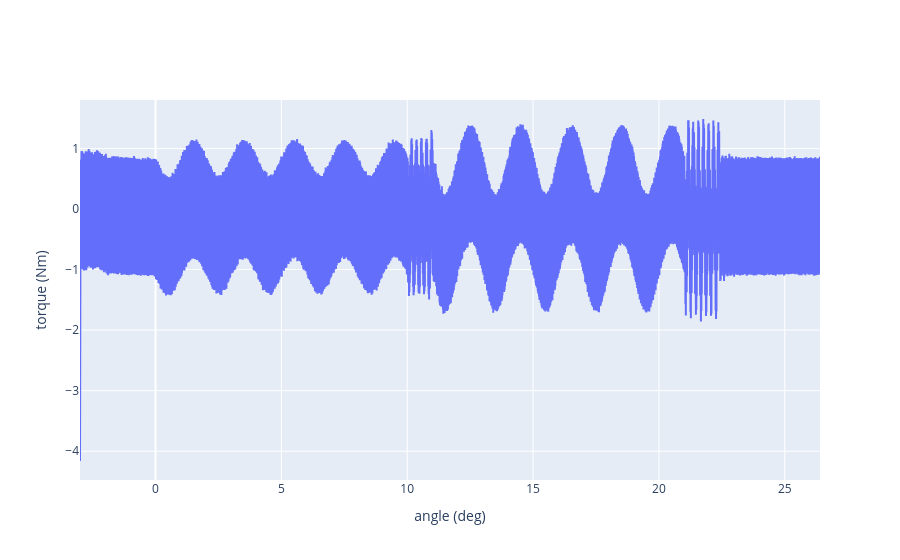

This figure's notebook cell:
### Markdown cell above
## QUALITY CONTROL: Do the loops like nice?

### Code cell
fig = go.Figure()
fig.add_trace(go.Scatter(x=bender.t, y=bender.aidata[6,:]))
fig.update_yaxes(title_text="torque (Nm)")
fig.update_xaxes(title_text="angle (deg)")

### Figure 1 — Plotly figure (JSON) as saved in the notebook; plotly's stock layout.template omitted (floating-point values rounded to 4 significant figures; data arrays with more than 128 entries replaced by an {"elided": "..."} marker saying what was removed)
{"data": [{"type": "scatter", "x": {"elided": "29400 float values"}, "y": {"elided": "29400 float values"}}], "layout": {"xaxis": {"title": {"text": "angle (deg)"}}, "yaxis": {"title": {"text": "torque (Nm)"}}}}
